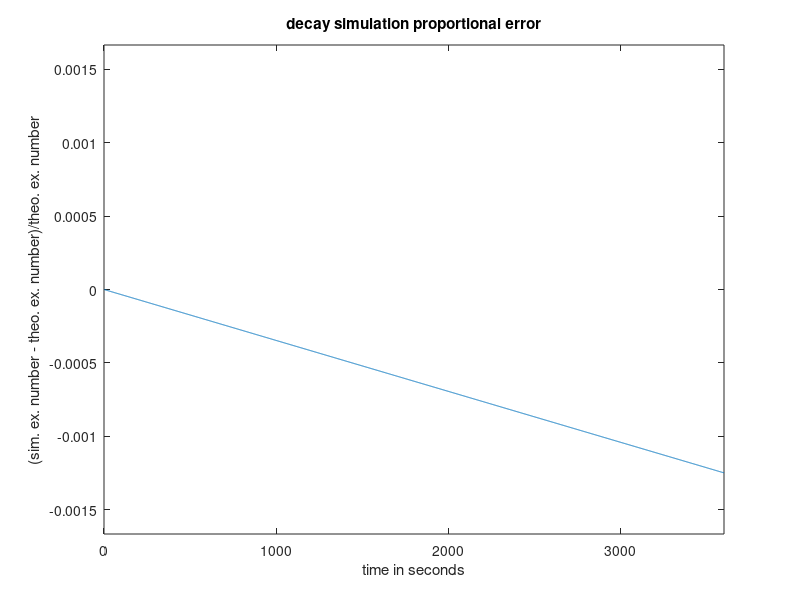

Write the MATLAB code that produced this figure.
%190315[Ides of March]-16AH Reworking of old exponential decay program.
%	a(l) is the amount of neutrons at timestep l-1 .
clear
a(1)=1.e6 %a(1) is A_0 , the amount at time 0
t(1)=0
dt=1
%dt=10
%dt=60
%dt=600
%dt=1200
%dt=1800
C=1./1200.
dtrat=dt*C	%timestep divided by the timescale 1/decayrate
ttotal=3600.
nl=ttotal/dt
%Simulated
for l=1:nl
    t(l+1)=l*dt;
    a(l+1)=(1-C*dt)*a(l);
end
%Simulated Plot
plot(t,a);
axis([0. ttotal  -2*a(1) 2*a(1)])
xlabel('time in seconds')
ylabel('expectation number of neutrons')
title('simulated neutron decay')
%%Theoretical , fine timestep to produce the curve in detail , Plot
%dtf=0.1
%t_thf=0:dtf:ttotal;
%a_thf=exp(-C*t_thf)*a(1);
%plot(t_thf,a_thf)
%axis([0. ttotal  -2*a(1) 2*a(1)])
%xlabel('time in seconds')
%ylabel('expectation number of neutrons')
%title('theoretical neutron decay')
%%Theoretical , simulation timestep for time comparison with simulation , Plot
%t_th=0:dt:ttotal;
%a_th=exp(-C*t_th)*a(1);
%plot(t_th,a_th)
%axis([0. ttotal  -2*a(1) 2*a(1)])
%xlabel('time in seconds')
%ylabel('expectation number of neutrons')
%title('theoretical neutron decay approximated by chords')
%Simulated minus Theoretical
t_th=0:dt:ttotal;
a_th=exp(-C*t_th)*a(1);
plot(t_th,a-a_th);
axis([0. ttotal  -2*a(1)*dtrat 2*a(1)*dtrat])
xlabel('time in seconds')
ylabel('sim. ex. number - theo. ex. number')
title('decay simulation error')
%Ratio of Simulated minus Theoretical to Theoretical
t_th=0:dt:ttotal;
a_th=exp(-C*t_th)*a(1);
plot(t_th,(a-a_th)./a_th);
axis([0. ttotal  -2*dtrat 2*dtrat])
xlabel('time in seconds')
ylabel('(sim. ex. number - theo. ex. number)/theo. ex. number')
title('decay simulation proportional error')
